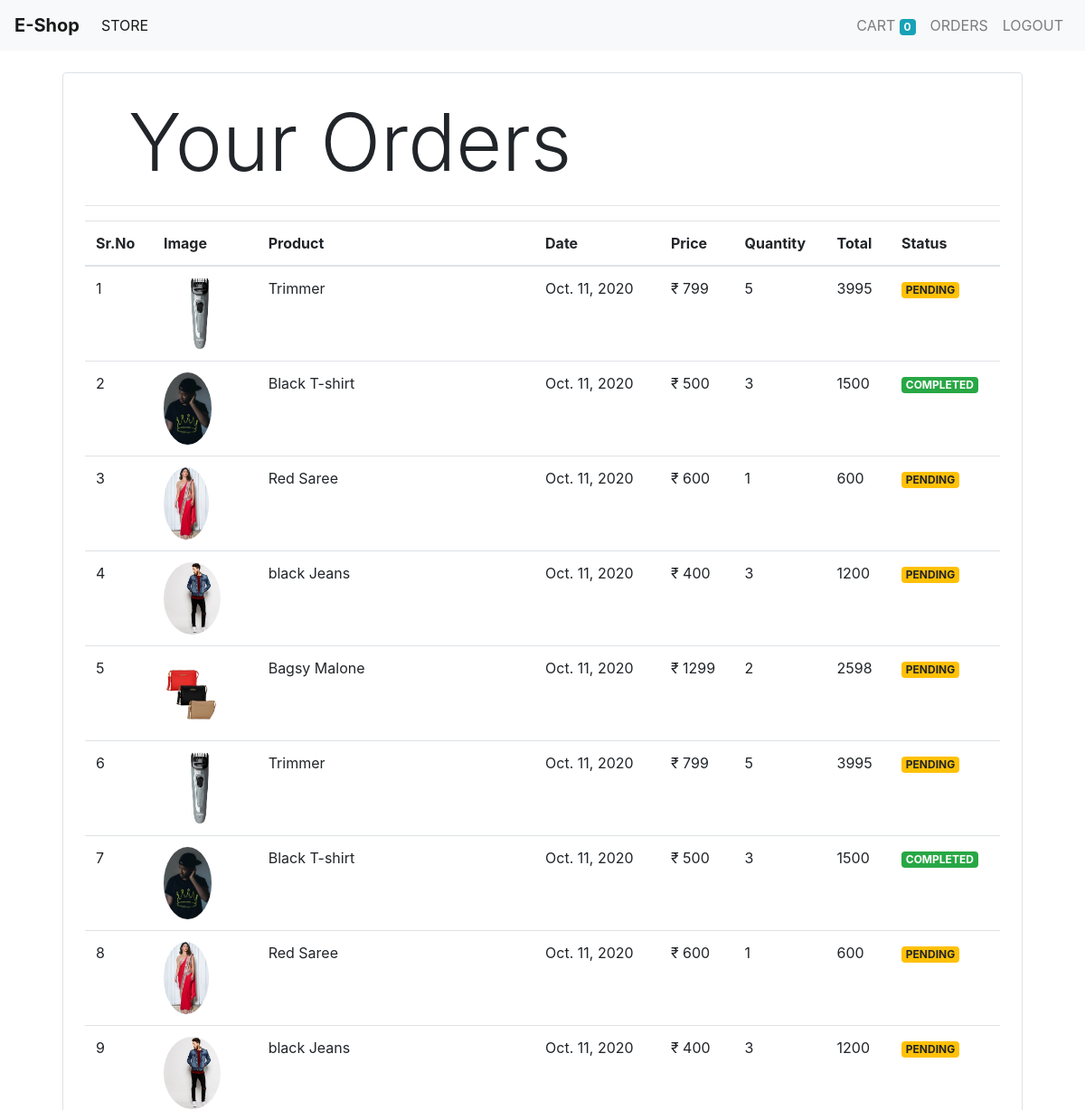
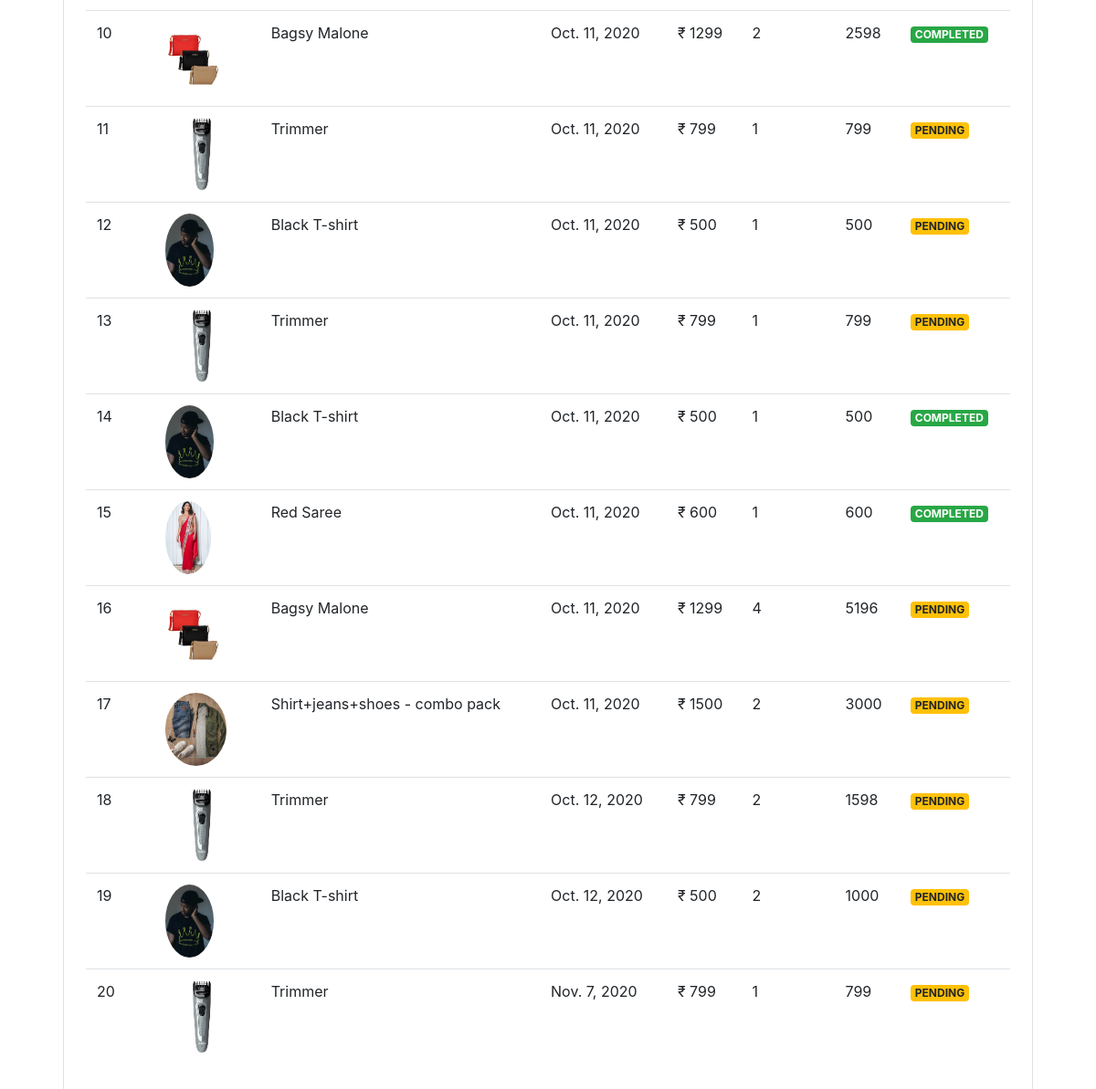
The page /orders (signed in) on the database its author committed (2 pictures, top to bottom).
### store/models/orders.py (models this page shows, shortened)
class Order(models.Model):
    product = models.ForeignKey(Product, on_delete=models.CASCADE)
    customer = models.ForeignKey(Customer, on_delete=models.CASCADE)
    quantity = models.IntegerField(default=1)
    price = models.IntegerField()
    address = models.CharField(max_length=50, default=" ", blank=True)
    phone = models.CharField(max_length=50, default=" ", blank=True)
    date = models.DateField(default=datetime.datetime.today)
    status = models.BooleanField(default=False)
    @staticmethod
    def get_orders_by_customer(customer_id):
        return Order\
            .objects\
            .filter(customer = customer_id)\
            .order_by('-date')

### store/models/product.py (models this page shows, shortened)
class Product(models.Model):
    name = models.CharField(max_length=50)
    price = models.IntegerField(default=0)
    category = models.ForeignKey(Category , on_delete= models.CASCADE,default=1)
    description = models.CharField(max_length=200,default=0,null=True,blank=True)
    image = models.ImageField(upload_to="uploads/products/")

### store/middlewares/auth.py (the view)
    def middleware(request):
        print(request.session.get('customer'))
        returnurl = request.META['PATH_INFO']
        print(request.META['PATH_INFO'])
        if not request.session.get('customer'):
            return redirect(f'login?return_url={returnurl}')
        response = get_response(request)
        return response

### store/templatetags/custom_filter.py (called while the page is built)
@register.filter(name='currency')
def currency(number):
    return "₹ " + str(number)

@register.filter(name='multiply')
def multiply(number,number1):
    return number * number1

### store/views/orders.py (called while the page is built)
    def get(self,request):
        customer = request.session.get('customer')
        orders = Order.get_orders_by_customer(customer)
        print(orders)
        orders = orders.reverse()
        return render(request,'orders.html',{'orders':orders})

### store/templates/orders.html
{% extends 'base.html' %}
{% block content %}
{% load cart %}
{% load custom_filter %}
<div class="container">
    <div class="border rounded p-4 m-4">
       <p class="display-2 pl-4 ml-4">Your Orders</p>
       <hr>
        <table class="table">
            <thead>
            <tr>
                <th>Sr.No</th>
                <th>Image</th>
                <th>Product</th>
                <th>Date</th>
                <th>Price</th>
                <th>Quantity</th>
                <th>Total</th>
                <th>Status</th>
            </tr>
            </thead>
            <tbody>
            {% for order in orders %}
            <tr>
                <td>{{forloop.counter}}</td>
                <td><img style="height: 80px ;" class="rounded-circle"
                    src="{{order.product.image.url}}" alt=""></td>
                <td>{{order.product.name}}</td>
                <td>{{order.date}}</td>
                <td>{{order.price|currency}}</td>
                <td>{{order.quantity}}</td>
                <td>{{order.quantity|multiply:order.price}}</td>
               {% if order.status %}
               <td><small class=" badge badge-success">COMPLETED</small> </td>
               {% else %}
               <td><small class=" badge badge-warning">PENDING</small> </td>
               {% endif %}
            </tr>
            {% endfor %}
            </tbody>
        </table>
    </div>
</div>
{% endblock %}

### rows shown on the page
Order: product.image (picture), product.name "Trimmer", date "Oct. 11, 2020", price "₹ 799", quantity "5", quantity|multiply "3995", status "PENDING"
Order: product.image (picture), product.name "Black T-shirt", date "Oct. 11, 2020", price "₹ 500", quantity "3", quantity|multiply "1500", status "COMPLETED"
Order: product.image (picture), product.name "Red Saree", date "Oct. 11, 2020", price "₹ 600", quantity "1", quantity|multiply "600", status "PENDING"
Order: product.image (picture), product.name "black Jeans", date "Oct. 11, 2020", price "₹ 400", quantity "3", quantity|multiply "1200", status "PENDING"
Order: product.image (picture), product.name "Bagsy Malone", date "Oct. 11, 2020", price "₹ 1299", quantity "2", quantity|multiply "2598", status "PENDING"
Order: product.image (picture), product.name "Trimmer", date "Oct. 11, 2020", price "₹ 799", quantity "5", quantity|multiply "3995", status "PENDING"
Order: product.image (picture), product.name "Black T-shirt", date "Oct. 11, 2020", price "₹ 500", quantity "3", quantity|multiply "1500", status "COMPLETED"
Order: product.image (picture), product.name "Red Saree", date "Oct. 11, 2020", price "₹ 600", quantity "1", quantity|multiply "600", status "PENDING"
Order: product.image (picture), product.name "black Jeans", date "Oct. 11, 2020", price "₹ 400", quantity "3", quantity|multiply "1200", status "PENDING"
Order: product.image (picture), product.name "Bagsy Malone", date "Oct. 11, 2020", price "₹ 1299", quantity "2", quantity|multiply "2598", status "COMPLETED"
Order: product.image (picture), product.name "Trimmer", date "Oct. 11, 2020", price "₹ 799", quantity "1", quantity|multiply "799", status "PENDING"
Order: product.image (picture), product.name "Black T-shirt", date "Oct. 11, 2020", price "₹ 500", quantity "1", quantity|multiply "500", status "PENDING"
Order: product.image (picture), product.name "Trimmer", date "Oct. 11, 2020", price "₹ 799", quantity "1", quantity|multiply "799", status "PENDING"
Order: product.image (picture), product.name "Black T-shirt", date "Oct. 11, 2020", price "₹ 500", quantity "1", quantity|multiply "500", status "COMPLETED"
Order: product.image (picture), product.name "Red Saree", date "Oct. 11, 2020", price "₹ 600", quantity "1", quantity|multiply "600", status "COMPLETED"
Order: product.image (picture), product.name "Bagsy Malone", date "Oct. 11, 2020", price "₹ 1299", quantity "4", quantity|multiply "5196", status "PENDING"
Order: product.image (picture), product.name "Shirt+jeans+shoes - combo pack", date "Oct. 11, 2020", price "₹ 1500", quantity "2", quantity|multiply "3000", status "PENDING"
Order: product.image (picture), product.name "Trimmer", date "Oct. 12, 2020", price "₹ 799", quantity "2", quantity|multiply "1598", status "PENDING"
Order: product.image (picture), product.name "Black T-shirt", date "Oct. 12, 2020", price "₹ 500", quantity "2", quantity|multiply "1000", status "PENDING"
Order: product.image (picture), product.name "Trimmer", date "Nov. 7, 2020", price "₹ 799", quantity "1", quantity|multiply "799", status "PENDING"

### other values the page prints
{{ request.session.cart.keys|length }} "0"
